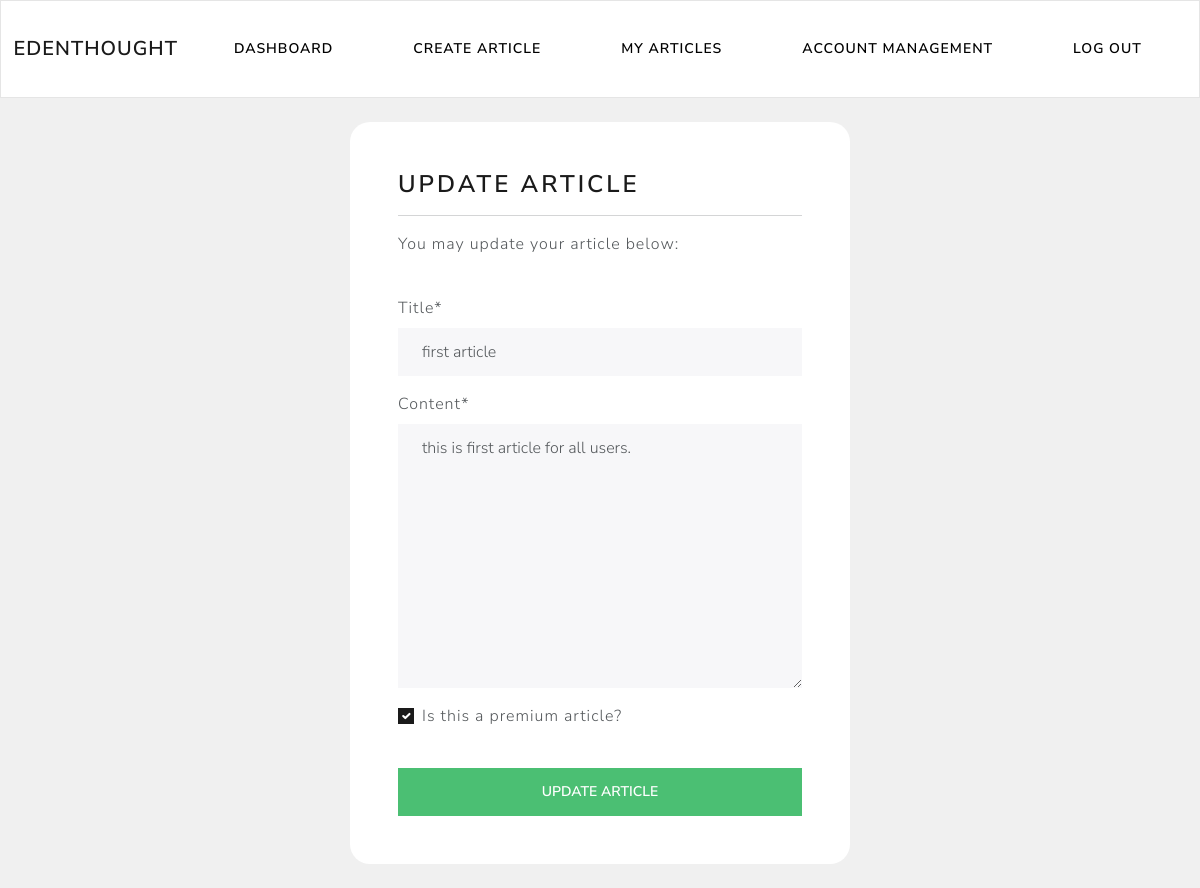
Screenshot of /writer/update-article/9 (signed in) with the database file from the repository.
### writer/models.py (models this page shows)
class Article(models.Model):
    title = models.CharField(max_length=150)
    content = models.TextField(max_length=1000)
    date_posted = models.DateTimeField(auto_now_add=True)
    is_premium = models.BooleanField(default=False, verbose_name="Is this a premium article?")
    user = models.ForeignKey(CustomUser, max_length=10, on_delete=models.CASCADE, null=True)

### writer/views.py (the view)
# urls.py: path('update-article/<str:pk>', views.update_article, name="update-article"),
@login_required(login_url="my-login")
def update_article(request, pk):
    try:
        article = Article.objects.get(id=pk, user=request.user)
    except:
        return redirect("my-articles")
    form = ArticleForm(instance=article)
    if request.method == "POST":
        form = ArticleForm(request.POST, instance=article)
        if form.is_valid():
            form.save()
            return redirect("my-articles")
    context = {"UpdateArticleForm": form}
    return render(request, "writer/update-article.html", context)

### writer/forms.py
class ArticleForm(ModelForm):
    class Meta:
        model = Article
        fields = ["title", "content", "is_premium",]

### writer/templates/writer/update-article.html (shortened to what this page needs)
{% extends "writer/navbar.html" %}
{% load crispy_forms_tags %}
{% block content %}
    <br>
    <div class="container bg-white shadow-md p-5 form-layout">
        <h3>Update Article </h3>
        <hr>
        <p>You may update your article below: </p>
        <br>
        <form method="POST" autocomplete="off">
            {{UpdateArticleForm|crispy}}
            <br>
            <input class="btn btn-success w-100" type="submit" value="Update article"/>
        </form>
    </div>
    <br>
{% endblock content %}

### static/css/styles.css (style rules this page uses)
.form-layout { width: 500px; border-radius: 20px; }

### rows the page displays
Article: title "first article", content "this is first article for all users.", is_premium "☑"
